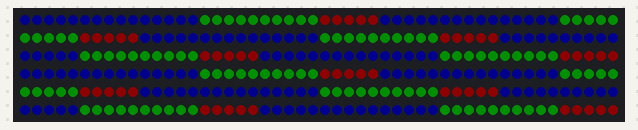
Bench run of a sketch on a simulated Arduino Uno, built with avr-gcc and run on an emulated ATmega328P. Parts: 300 RGB LEDs in strip order, left to right, continuing on the next row. Dim RGB values are drawn brighter than linear.

Above: at 0.1 s.

The sketch:

RingTestsIndividualStrandOnMegaBoardf.ino
```cpp
#include <FastLED.h>
//pin 2 done
//pin 4 done
//pin 0 done
//pin 1 done
//pin 3 done
//pin 5 done
//pin 6 done
//pin 7 done
//pin 8 done

#define DATA_PIN 10
#define CLK_PIN  9
#define NUM_NODES 10
#define LEDS_PER_NODE 30
#define NUM_LEDS (NUM_NODES * LEDS_PER_NODE)

#define BRIGHTNESS 15
#define COLOR_ORDER BGR   // change to RGB if colors are swapped

// Node layout (your physical order)
#define OUTER_COUNT  15
#define MIDDLE_COUNT 10
#define INNER_COUNT  5

CRGB leds[NUM_LEDS];

static inline uint16_t baseOfNode(uint8_t node) {
  return (uint16_t)node * (uint16_t)LEDS_PER_NODE;
}

void setNodeRings(uint8_t node, const CRGB& outer, const CRGB& middle, const CRGB& inner) {
  uint16_t base = baseOfNode(node);

  // Outer ring: first 15 LEDs [0..14]
  for (uint8_t i = 0; i < OUTER_COUNT; i++) {
    leds[base + i] = outer;
  }

  // Middle ring: next 10 LEDs [15..24]
  for (uint8_t i = 0; i < MIDDLE_COUNT; i++) {
    leds[base + OUTER_COUNT + i] = middle;
  }

  // Inner ring: last 5 LEDs [25..29]
  for (uint8_t i = 0; i < INNER_COUNT; i++) {
    leds[base + OUTER_COUNT + MIDDLE_COUNT + i] = inner;
  }
}

void setup() {
  FastLED.addLeds<SK9822, DATA_PIN, CLK_PIN, COLOR_ORDER>(leds, NUM_LEDS);
  FastLED.setBrightness(BRIGHTNESS);
  FastLED.clear(true);

  // Set all nodes: Outer=B, Middle=G, Inner=R
  for (uint8_t n = 0; n < NUM_NODES; n++) {
    setNodeRings(n,
                CRGB(0, 0, 255),   // outer = blue
                CRGB(0, 255, 0),   // middle = green
                CRGB(255, 0, 0));  // inner = red
  }

  FastLED.show();
}

void loop() {
  // Static test (no animation)
}
```
